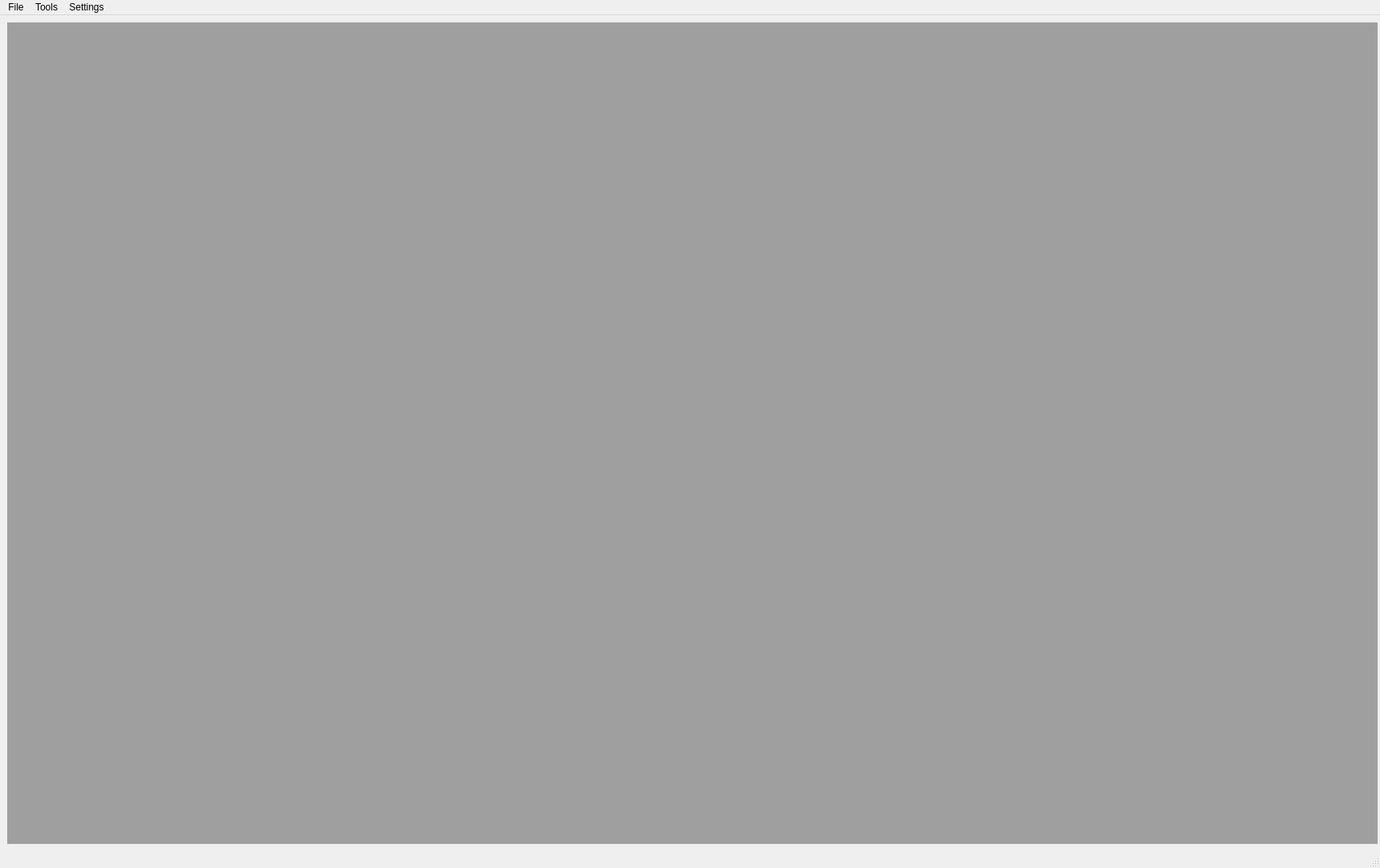
<?xml version="1.0" encoding="UTF-8"?>
<ui version="4.0">
 <class>MainWindow</class>
 <widget class="QMainWindow" name="MainWindow">
  <property name="geometry">
   <rect>
    <x>0</x>
    <y>0</y>
    <width>1721</width>
    <height>1083</height>
   </rect>
  </property>
  <property name="windowTitle">
   <string>MainWindow</string>
  </property>
  <property name="toolTipDuration">
   <number>-3</number>
  </property>
  <property name="documentMode">
   <bool>false</bool>
  </property>
  <property name="dockNestingEnabled">
   <bool>false</bool>
  </property>
  <widget class="QWidget" name="centralwidget">
   <property name="toolTipDuration">
    <number>-3</number>
   </property>
   <layout class="QVBoxLayout" name="verticalLayout_7">
    <property name="spacing">
     <number>3</number>
    </property>
    <property name="rightMargin">
     <number>3</number>
    </property>
    <property name="bottomMargin">
     <number>8</number>
    </property>
    <item>
     <widget class="QMdiArea" name="mdiArea">
      <property name="sizePolicy">
       <sizepolicy hsizetype="Preferred" vsizetype="Preferred">
        <horstretch>0</horstretch>
        <verstretch>0</verstretch>
       </sizepolicy>
      </property>
      <property name="minimumSize">
       <size>
        <width>800</width>
        <height>600</height>
       </size>
      </property>
      <property name="maximumSize">
       <size>
        <width>9999999</width>
        <height>999999</height>
       </size>
      </property>
      <property name="frameShape">
       <enum>QFrame::Panel</enum>
      </property>
      <property name="frameShadow">
       <enum>QFrame::Raised</enum>
      </property>
      <property name="lineWidth">
       <number>-1</number>
      </property>
      <property name="midLineWidth">
       <number>0</number>
      </property>
      <property name="viewMode">
       <enum>QMdiArea::SubWindowView</enum>
      </property>
      <property name="documentMode">
       <bool>false</bool>
      </property>
      <property name="tabsClosable">
       <bool>false</bool>
      </property>
      <property name="tabsMovable">
       <bool>false</bool>
      </property>
      <widget class="QWidget" name="subwindow">
       <property name="windowTitle">
        <string>Analysis Settings</string>
       </property>
       <layout class="QGridLayout" name="gridLayout_2">
        <property name="bottomMargin">
         <number>6</number>
        </property>
        <item row="0" column="0">
         <widget class="QGroupBox" name="analysis_set">
          <property name="sizePolicy">
           <sizepolicy hsizetype="Expanding" vsizetype="Preferred">
            <horstretch>0</horstretch>
            <verstretch>0</verstretch>
           </sizepolicy>
          </property>
          <property name="minimumSize">
           <size>
            <width>400</width>
            <height>0</height>
           </size>
          </property>
          <property name="maximumSize">
           <size>
            <width>600</width>
            <height>16777215</height>
           </size>
          </property>
          <property name="title">
           <string>Analysis Settings</string>
          </property>
          <layout class="QGridLayout" name="gridLayout">
           <item row="1" column="0">
            <widget class="QTabWidget" name="tabWidget">
             <property name="currentIndex">
              <number>0</number>
             </property>
             <property name="usesScrollButtons">
              <bool>false</bool>
             </property>
             <widget class="QWidget" name="runspikefinder">
              <attribute name="title">
               <string>run spike finder</string>
              </attribute>
              <layout class="QVBoxLayout" name="verticalLayout_2">
               <item>
                <layout class="QVBoxLayout" name="verticalLayout_3">
                 <property name="sizeConstraint">
                  <enum>QLayout::SetFixedSize</enum>
                 </property>
                 <item>
                  <layout class="QHBoxLayout" name="horizontalLayout">
                   <property name="sizeConstraint">
                    <enum>QLayout::SetMaximumSize</enum>
                   </property>
                   <item>
                    <widget class="QLabel" name="label">
                     <property name="sizePolicy">
                      <sizepolicy hsizetype="Fixed" vsizetype="Minimum">
                       <horstretch>0</horstretch>
                       <verstretch>0</verstretch>
                      </sizepolicy>
                     </property>
                     <property name="minimumSize">
                      <size>
                       <width>155</width>
                       <height>0</height>
                      </size>
                     </property>
                     <property name="text">
                      <string>dV/dT (mV/ms)</string>
                     </property>
                    </widget>
                   </item>
                   <item>
                    <widget class="QDoubleSpinBox" name="dvdt_thres">
                     <property name="singleStep">
                      <double>0.500000000000000</double>
                     </property>
                     <property name="value">
                      <double>7.000000000000000</double>
                     </property>
                    </widget>
                   </item>
                  </layout>
                 </item>
                 <item>
                  <layout class="QHBoxLayout" name="horizontalLayout_3">
                   <property name="sizeConstraint">
                    <enum>QLayout::SetMaximumSize</enum>
                   </property>
                   <item>
                    <widget class="QLabel" name="label_3">
                     <property name="sizePolicy">
                      <sizepolicy hsizetype="Minimum" vsizetype="Preferred">
                       <horstretch>0</horstretch>
                       <verstretch>0</verstretch>
                      </sizepolicy>
                     </property>
                     <property name="minimumSize">
                      <size>
                       <width>155</width>
                       <height>0</height>
                      </size>
                     </property>
                     <property name="text">
                      <string>max threshold-to-peak time (ms)</string>
                     </property>
                    </widget>
                   </item>
                   <item>
                    <widget class="QDoubleSpinBox" name="t_to_p_time">
                     <property name="value">
                      <double>5.000000000000000</double>
                     </property>
                    </widget>
                   </item>
                  </layout>
                 </item>
                 <item>
                  <layout class="QHBoxLayout" name="horizontalLayout_4">
                   <property name="sizeConstraint">
                    <enum>QLayout::SetMaximumSize</enum>
                   </property>
                   <item>
                    <widget class="QLabel" name="label_4">
                     <property name="sizePolicy">
                      <sizepolicy hsizetype="Fixed" vsizetype="Preferred">
                       <horstretch>150</horstretch>
                       <verstretch>0</verstretch>
                      </sizepolicy>
                     </property>
                     <property name="minimumSize">
                      <size>
                       <width>155</width>
                       <height>0</height>
                      </size>
                     </property>
                     <property name="text">
                      <string>min thres-to-peak height (mV)</string>
                     </property>
                    </widget>
                   </item>
                   <item>
                    <widget class="QDoubleSpinBox" name="t_to_p_height">
                     <property name="value">
                      <double>2.000000000000000</double>
                     </property>
                    </widget>
                   </item>
                  </layout>
                 </item>
                 <item>
                  <layout class="QHBoxLayout" name="horizontalLayout_6">
                   <property name="sizeConstraint">
                    <enum>QLayout::SetMaximumSize</enum>
                   </property>
                   <item>
                    <widget class="QLabel" name="label_6">
                     <property name="sizePolicy">
                      <sizepolicy hsizetype="Fixed" vsizetype="Preferred">
                       <horstretch>150</horstretch>
                       <verstretch>0</verstretch>
                      </sizepolicy>
                     </property>
                     <property name="minimumSize">
                      <size>
                       <width>155</width>
                       <height>0</height>
                      </size>
                     </property>
                     <property name="text">
                      <string>min peak (mV)</string>
                     </property>
                    </widget>
                   </item>
                   <item>
                    <widget class="QDoubleSpinBox" name="min_peak">
                     <property name="minimum">
                      <double>-99.000000000000000</double>
                     </property>
                     <property name="value">
                      <double>-10.000000000000000</double>
                     </property>
                    </widget>
                   </item>
                  </layout>
                 </item>
                 <item>
                  <layout class="QHBoxLayout" name="horizontalLayout_7">
                   <property name="sizeConstraint">
                    <enum>QLayout::SetMaximumSize</enum>
                   </property>
                   <item>
                    <widget class="QCheckBox" name="bstim">
                     <property name="text">
                      <string>Find Stim Time Automatically</string>
                     </property>
                    </widget>
                   </item>
                  </layout>
                 </item>
                 <item>
                  <layout class="QHBoxLayout" name="horizontalLayout_8">
                   <property name="sizeConstraint">
                    <enum>QLayout::SetMaximumSize</enum>
                   </property>
                   <item>
                    <widget class="QLabel" name="label_7">
                     <property name="sizePolicy">
                      <sizepolicy hsizetype="Preferred" vsizetype="Preferred">
                       <horstretch>150</horstretch>
                       <verstretch>0</verstretch>
                      </sizepolicy>
                     </property>
                     <property name="minimumSize">
                      <size>
                       <width>155</width>
                       <height>0</height>
                      </size>
                     </property>
                     <property name="text">
                      <string>Start Search Period (S)</string>
                     </property>
                    </widget>
                   </item>
                   <item>
                    <widget class="QDoubleSpinBox" name="start">
                     <property name="decimals">
                      <number>4</number>
                     </property>
                     <property name="maximum">
                      <double>99999999.000000000000000</double>
                     </property>
                    </widget>
                   </item>
                  </layout>
                 </item>
                 <item>
                  <layout class="QHBoxLayout" name="horizontalLayout_9">
                   <property name="sizeConstraint">
                    <enum>QLayout::SetMaximumSize</enum>
                   </property>
                   <item>
                    <widget class="QLabel" name="label_8">
                     <property name="sizePolicy">
                      <sizepolicy hsizetype="Preferred" vsizetype="Preferred">
                       <horstretch>150</horstretch>
                       <verstretch>0</verstretch>
                      </sizepolicy>
                     </property>
                     <property name="minimumSize">
                      <size>
                       <width>155</width>
                       <height>0</height>
                      </size>
                     </property>
                     <property name="text">
                      <string>End Search Period (s)</string>
                     </property>
                    </widget>
                   </item>
                   <item>
                    <widget class="QDoubleSpinBox" name="end_time">
                     <property name="decimals">
                      <number>4</number>
                     </property>
                     <property name="maximum">
                      <double>99999999.000000000000000</double>
                     </property>
                    </widget>
                   </item>
                  </layout>
                 </item>
                 <item>
                  <layout class="QHBoxLayout" name="horizontalLayout_10">
                   <property name="sizeConstraint">
                    <enum>QLayout::SetMaximumSize</enum>
                   </property>
                   <item>
                    <widget class="QLabel" name="label_2">
                     <property name="sizePolicy">
                      <sizepolicy hsizetype="Fixed" vsizetype="Preferred">
                       <horstretch>150</horstretch>
                       <verstretch>0</verstretch>
                      </sizepolicy>
                     </property>
                     <property name="minimumSize">
                      <size>
                       <width>155</width>
                       <height>0</height>
                      </size>
                     </property>
                     <property name="text">
                      <string>Bessel Filter (Hz)</string>
                     </property>
                    </widget>
                   </item>
                   <item>
                    <widget class="QDoubleSpinBox" name="bessel_filt">
                     <property name="minimum">
                      <double>-1.000000000000000</double>
                     </property>
                     <property name="maximum">
                      <double>9000000.000000000000000</double>
                     </property>
                     <property name="singleStep">
                      <double>500.000000000000000</double>
                     </property>
                     <property name="value">
                      <double>9999.000000000000000</double>
                     </property>
                    </widget>
                   </item>
                  </layout>
                 </item>
                 <item>
                  <layout class="QHBoxLayout" name="horizontalLayout_12">
                   <property name="sizeConstraint">
                    <enum>QLayout::SetMaximumSize</enum>
                   </property>
                   <item>
                    <widget class="QLabel" name="label_5">
                     <property name="sizePolicy">
                      <sizepolicy hsizetype="Fixed" vsizetype="Preferred">
                       <horstretch>150</horstretch>
                       <verstretch>0</verstretch>
                      </sizepolicy>
                     </property>
                     <property name="minimumSize">
                      <size>
                       <width>155</width>
                       <height>0</height>
                      </size>
                     </property>
                     <property name="text">
                      <string>Threshold Refine Percent (%)</string>
                     </property>
                    </widget>
                   </item>
                   <item>
                    <widget class="QDoubleSpinBox" name="thres_percent">
                     <property name="decimals">
                      <number>3</number>
                     </property>
                     <property name="minimum">
                      <double>-1.000000000000000</double>
                     </property>
                     <property name="maximum">
                      <double>1.000000000000000</double>
                     </property>
                     <property name="singleStep">
                      <double>500.000000000000000</double>
                     </property>
                     <property name="value">
                      <double>0.200000000000000</double>
                     </property>
                    </widget>
                   </item>
                  </layout>
                 </item>
                 <item>
                  <layout class="QHBoxLayout" name="horizontalLayout_17">
                   <property name="spacing">
                    <number>6</number>
                   </property>
                   <property name="sizeConstraint">
                    <enum>QLayout::SetMaximumSize</enum>
                   </property>
                   <item>
                    <widget class="QLabel" name="label_11">
                     <property name="enabled">
                      <bool>true</bool>
                     </property>
                     <property name="sizePolicy">
                      <sizepolicy hsizetype="Maximum" vsizetype="Preferred">
                       <horstretch>0</horstretch>
                       <verstretch>0</verstretch>
                      </sizepolicy>
                     </property>
                     <property name="text">
                      <string>Output</string>
                     </property>
                    </widget>
                   </item>
                   <item>
                    <layout class="QVBoxLayout" name="verticalLayout_5">
                     <item>
                      <widget class="QCheckBox" name="spikeFinder">
                       <property name="sizePolicy">
                        <sizepolicy hsizetype="MinimumExpanding" vsizetype="Fixed">
                         <horstretch>0</horstretch>
                         <verstretch>0</verstretch>
                        </sizepolicy>
                       </property>
                       <property name="text">
                        <string>SpikeFinder Main Sheet</string>
                       </property>
                       <property name="checked">
                        <bool>true</bool>
                       </property>
                      </widget>
                     </item>
                     <item>
                      <widget class="QCheckBox" name="rawSpike">
                       <property name="sizePolicy">
                        <sizepolicy hsizetype="MinimumExpanding" vsizetype="Fixed">
                         <horstretch>0</horstretch>
                         <verstretch>0</verstretch>
                        </sizepolicy>
                       </property>
                       <property name="text">
                        <string>Raw Spike Data</string>
                       </property>
                      </widget>
                     </item>
                     <item>
                      <widget class="QCheckBox" name="runningBin">
                       <property name="sizePolicy">
                        <sizepolicy hsizetype="MinimumExpanding" vsizetype="Fixed">
                         <horstretch>0</horstretch>
                         <verstretch>0</verstretch>
                        </sizepolicy>
                       </property>
                       <property name="text">
                        <string>Running Bin</string>
                       </property>
                      </widget>
                     </item>
                    </layout>
                   </item>
                  </layout>
                 </item>
                </layout>
               </item>
              </layout>
             </widget>
             <widget class="QWidget" name="runcmcalc">
              <property name="enabled">
               <bool>true</bool>
              </property>
              <property name="maximumSize">
               <size>
                <width>16777215</width>
                <height>16777212</height>
               </size>
              </property>
              <attribute name="title">
               <string>run cm calc</string>
              </attribute>
              <layout class="QVBoxLayout" name="verticalLayout_4">
               <item>
                <layout class="QVBoxLayout" name="verticalLayout_6" stretch="0,0,0,0,0,0">
                 <property name="sizeConstraint">
                  <enum>QLayout::SetFixedSize</enum>
                 </property>
                 <item>
                  <layout class="QHBoxLayout" name="horizontalLayout_11">
                   <property name="sizeConstraint">
                    <enum>QLayout::SetFixedSize</enum>
                   </property>
                   <item>
                    <widget class="QLabel" name="label_10">
                     <property name="sizePolicy">
                      <sizepolicy hsizetype="Fixed" vsizetype="Minimum">
                       <horstretch>0</horstretch>
                       <verstretch>0</verstretch>
                      </sizepolicy>
                     </property>
                     <property name="minimumSize">
                      <size>
                       <width>155</width>
                       <height>0</height>
                      </size>
                     </property>
                     <property name="text">
                      <string>Percentage of Stim to use</string>
                     </property>
                    </widget>
                   </item>
                   <item>
                    <widget class="QDoubleSpinBox" name="stimPer">
                     <property name="sizePolicy">
                      <sizepolicy hsizetype="Minimum" vsizetype="Fixed">
                       <horstretch>0</horstretch>
                       <verstretch>0</verstretch>
                      </sizepolicy>
                     </property>
                     <property name="minimumSize">
                      <size>
                       <width>0</width>
                       <height>0</height>
                      </size>
                     </property>
                     <property name="wrapping">
                      <bool>false</bool>
                     </property>
                     <property name="frame">
                      <bool>true</bool>
                     </property>
                     <property name="value">
                      <double>50.000000000000000</double>
                     </property>
                    </widget>
                   </item>
                  </layout>
                 </item>
                 <item>
                  <layout class="QHBoxLayout" name="horizontalLayout_15">
                   <property name="sizeConstraint">
                    <enum>QLayout::SetMaximumSize</enum>
                   </property>
                   <item>
                    <widget class="QLabel" name="label_13">
                     <property name="sizePolicy">
                      <sizepolicy hsizetype="Fixed" vsizetype="Preferred">
                       <horstretch>0</horstretch>
                       <verstretch>0</verstretch>
                      </sizepolicy>
                     </property>
                     <property name="minimumSize">
                      <size>
                       <width>155</width>
                       <height>0</height>
                      </size>
                     </property>
                     <property name="text">
                      <string>End Search Period (s)</string>
                     </property>
                    </widget>
                   </item>
                   <item>
                    <widget class="QDoubleSpinBox" name="endCM">
                     <property name="minimumSize">
                      <size>
                       <width>100</width>
                       <height>0</height>
                      </size>
                     </property>
                    </widget>
                   </item>
                  </layout>
                 </item>
                 <item>
                  <layout class="QHBoxLayout" name="horizontalLayout_13">
                   <property name="sizeConstraint">
                    <enum>QLayout::SetMaximumSize</enum>
                   </property>
                   <item>
                    <widget class="QCheckBox" name="bstim_2">
                     <property name="text">
                      <string>Find Stim Time Automatically</string>
                     </property>
                    </widget>
                   </item>
                  </layout>
                 </item>
                 <item>
                  <layout class="QHBoxLayout" name="horizontalLayout_14">
                   <property name="sizeConstraint">
                    <enum>QLayout::SetMaximumSize</enum>
                   </property>
                   <item>
                    <widget class="QLabel" name="label_12">
                     <property name="sizePolicy">
                      <sizepolicy hsizetype="Fixed" vsizetype="Preferred">
                       <horstretch>0</horstretch>
                       <verstretch>0</verstretch>
                      </sizepolicy>
                     </property>
                     <property name="minimumSize">
                      <size>
                       <width>155</width>
                       <height>0</height>
                      </size>
                     </property>
                     <property name="text">
                      <string>Start Search Period (S)</string>
                     </property>
                    </widget>
                   </item>
                   <item>
                    <widget class="QDoubleSpinBox" name="startCM">
                     <property name="sizePolicy">
                      <sizepolicy hsizetype="MinimumExpanding" vsizetype="Fixed">
                       <horstretch>0</horstretch>
                       <verstretch>0</verstretch>
                      </sizepolicy>
                     </property>
                     <property name="minimumSize">
                      <size>
                       <width>100</width>
                       <height>0</height>
                      </size>
                     </property>
                    </widget>
                   </item>
                  </layout>
                 </item>
                 <item>
                  <layout class="QHBoxLayout" name="horizontalLayout_5">
                   <property name="sizeConstraint">
                    <enum>QLayout::SetMaximumSize</enum>
                   </property>
                   <item>
                    <widget class="QLabel" name="label_9">
                     <property name="sizePolicy">
                      <sizepolicy hsizetype="Fixed" vsizetype="Minimum">
                       <horstretch>0</horstretch>
                       <verstretch>0</verstretch>
                      </sizepolicy>
                     </property>
                     <property name="minimumSize">
                      <size>
                       <width>155</width>
                       <height>0</height>
                      </size>
                     </property>
                     <property name="text">
                      <string>Subthreshold Sweeps</string>
                     </property>
                    </widget>
                   </item>
                   <item>
                    <widget class="QLineEdit" name="subthresSweeps">
                     <property name="sizePolicy">
                      <sizepolicy hsizetype="MinimumExpanding" vsizetype="Fixed">
                       <horstretch>0</horstretch>
                       <verstretch>0</verstretch>
                      </sizepolicy>
                     </property>
                     <property name="minimumSize">
                      <size>
                       <width>100</width>
                       <height>0</height>
                      </size>
                     </property>
                    </widget>
                   </item>
                  </layout>
                 </item>
                 <item>
                  <layout class="QHBoxLayout" name="horizontalLayout_16">
                   <property name="sizeConstraint">
                    <enum>QLayout::SetMaximumSize</enum>
                   </property>
                   <item>
                    <widget class="QLabel" name="label_14">
                     <property name="sizePolicy">
                      <sizepolicy hsizetype="Fixed" vsizetype="Preferred">
                       <horstretch>0</horstretch>
                       <verstretch>0</verstretch>
                      </sizepolicy>
                     </property>
                     <property name="minimumSize">
                      <size>
                       <width>155</width>
                       <height>0</height>
                      </size>
                     </property>
                     <property name="text">
                      <string>Bessel Filter (Hz)</string>
                     </property>
                    </widget>
                   </item>
                   <item>
                    <widget class="QDoubleSpinBox" name="bessel_filt_cm">
                     <property name="sizePolicy">
                      <sizepolicy hsizetype="MinimumExpanding" vsizetype="Fixed">
                       <horstretch>0</horstretch>
                       <verstretch>0</verstretch>
                      </sizepolicy>
                     </property>
                     <property name="minimumSize">
                      <size>
                       <width>0</width>
                       <height>25</height>
                      </size>
                     </property>
                     <property name="minimum">
                      <double>-1.000000000000000</double>
                     </property>
                     <property name="maximum">
                      <double>9000000.000000000000000</double>
                     </property>
                     <property name="singleStep">
                      <double>500.000000000000000</double>
                     </property>
                     <property name="value">
                      <double>4999.000000000000000</double>
                     </property>
                    </widget>
                   </item>
                  </layout>
                 </item>
                </layout>
               </item>
              </layout>
             </widget>
            </widget>
           </item>
          </layout>
         </widget>
        </item>
        <item row="1" column="0">
         <widget class="QFrame" name="frame_2">
          <property name="sizePolicy">
           <sizepolicy hsizetype="Maximum" vsizetype="Minimum">
            <horstretch>0</horstretch>
            <verstretch>0</verstretch>
           </sizepolicy>
          </property>
          <property name="minimumSize">
           <size>
            <width>0</width>
            <height>150</height>
           </size>
          </property>
          <property name="maximumSize">
           <size>
            <width>600</width>
            <height>16777215</height>
           </size>
          </property>
          <property name="frameShape">
           <enum>QFrame::StyledPanel</enum>
          </property>
          <property name="frameShadow">
           <enum>QFrame::Raised</enum>
          </property>
          <layout class="QVBoxLayout" name="verticalLayout">
           <item>
            <widget class="QComboBox" name="protocol_selector"/>
           </item>
           <item>
            <widget class="QLineEdit" name="outputTag">
             <property name="text">
              <string/>
             </property>
             <property name="placeholderText">
              <string>output_tag</string>
             </property>
            </widget>
           </item>
           <item>
            <widget class="QPushButton" name="run_analysis">
             <property name="text">
              <string>Analyze Folder</string>
             </property>
            </widget>
           </item>
           <item>
            <widget class="QPushButton" name="saveCur">
             <property name="text">
              <string>Save Current File Analysis</string>
             </property>
            </widget>
           </item>
          </layout>
         </widget>
        </item>
       </layout>
      </widget>
      <widget class="QWidget" name="subwindow_2">
       <property name="sizePolicy">
        <sizepolicy hsizetype="MinimumExpanding" vsizetype="MinimumExpanding">
         <horstretch>0</horstretch>
         <verstretch>0</verstretch>
        </sizepolicy>
       </property>
       <property name="minimumSize">
        <size>
         <width>400</width>
         <height>300</height>
        </size>
       </property>
       <property name="maximumSize">
        <size>
         <width>16777215</width>
         <height>16777215</height>
        </size>
       </property>
       <property name="windowTitle">
        <string>Active File Plot</string>
       </property>
       <property name="toolTipDuration">
        <number>5</number>
       </property>
       <layout class="QVBoxLayout" name="verticalLayout_9">
        <item>
         <widget class="QPushButton" name="refresh_plot">
          <property name="font">
           <font>
            <pointsize>14</pointsize>
           </font>
          </property>
          <property name="text">
           <string>🔄 Refresh plot</string>
          </property>
         </widget>
        </item>
        <item>
         <widget class="QWidget" name="mainplot" native="true"/>
        </item>
        <item>
         <widget class="QWidget" name="sweep_selector" native="true">
          <property name="minimumSize">
           <size>
            <width>0</width>
            <height>50</height>
           </size>
          </property>
          <property name="maximumSize">
           <size>
            <width>16777215</width>
            <height>50</height>
           </size>
          </property>
         </widget>
        </item>
       </layout>
      </widget>
      <widget class="QWidget" name="subwindow_3">
       <property name="windowTitle">
        <string>File Select</string>
       </property>
       <layout class="QVBoxLayout" name="verticalLayout_10">
        <item>
         <widget class="QPushButton" name="folder_select">
          <property name="text">
           <string>Select a Folder</string>
          </property>
         </widget>
        </item>
        <item>
         <widget class="QListWidget" name="file_list">
          <property name="sizePolicy">
           <sizepolicy hsizetype="Expanding" vsizetype="Expanding">
            <horstretch>0</horstretch>
            <verstretch>0</verstretch>
           </sizepolicy>
          </property>
          <property name="maximumSize">
           <size>
            <width>16777215</width>
            <height>16777215</height>
           </size>
          </property>
         </widget>
        </item>
       </layout>
      </widget>
      <widget class="QWidget" name="resultsWindow">
       <property name="windowTitle">
        <string>resultsWindow</string>
       </property>
       <layout class="QFormLayout" name="formLayout">
        <property name="topMargin">
         <number>13</number>
        </property>
        <item row="0" column="0" colspan="2">
         <widget class="QTableView" name="resultsTable">
          <property name="toolTipDuration">
           <number>-2</number>
          </property>
          <property name="midLineWidth">
           <number>-1</number>
          </property>
         </widget>
        </item>
       </layout>
      </widget>
     </widget>
    </item>
   </layout>
  </widget>
  <widget class="QMenuBar" name="menubar">
   <property name="geometry">
    <rect>
     <x>0</x>
     <y>0</y>
     <width>1721</width>
     <height>21</height>
    </rect>
   </property>
   <widget class="QMenu" name="menuFile">
    <property name="title">
     <string>File</string>
    </property>
    <addaction name="actionOpen_Folder"/>
   </widget>
   <widget class="QMenu" name="menuTools">
    <property name="title">
     <string>Tools</string>
    </property>
    <addaction name="actionOrganize_Abf"/>
   </widget>
   <widget class="QMenu" name="menuSettings">
    <property name="title">
     <string>Settings</string>
    </property>
    <widget class="QMenu" name="menuDebug">
     <property name="title">
      <string>Debug</string>
     </property>
     <addaction name="actionShow_Rejected_Spikes"/>
    </widget>
    <addaction name="actionEnable_Parallel"/>
    <addaction name="menuDebug"/>
   </widget>
   <addaction name="menuFile"/>
   <addaction name="menuTools"/>
   <addaction name="menuSettings"/>
  </widget>
  <widget class="QStatusBar" name="statusbar"/>
  <action name="actionEnable_Parallel">
   <property name="checkable">
    <bool>true</bool>
   </property>
   <property name="text">
    <string>Enable Parallel</string>
   </property>
  </action>
  <action name="actionShow_Rejected_Spikes">
   <property name="checkable">
    <bool>true</bool>
   </property>
   <property name="text">
    <string>Show Rejected Spikes</string>
   </property>
  </action>
  <action name="actionOpen_Folder">
   <property name="text">
    <string>Open Folder</string>
   </property>
  </action>
  <action name="actionOrganize_Abf">
   <property name="text">
    <string>Organize Abf</string>
   </property>
  </action>
 </widget>
 <resources/>
 <connections/>
</ui>
